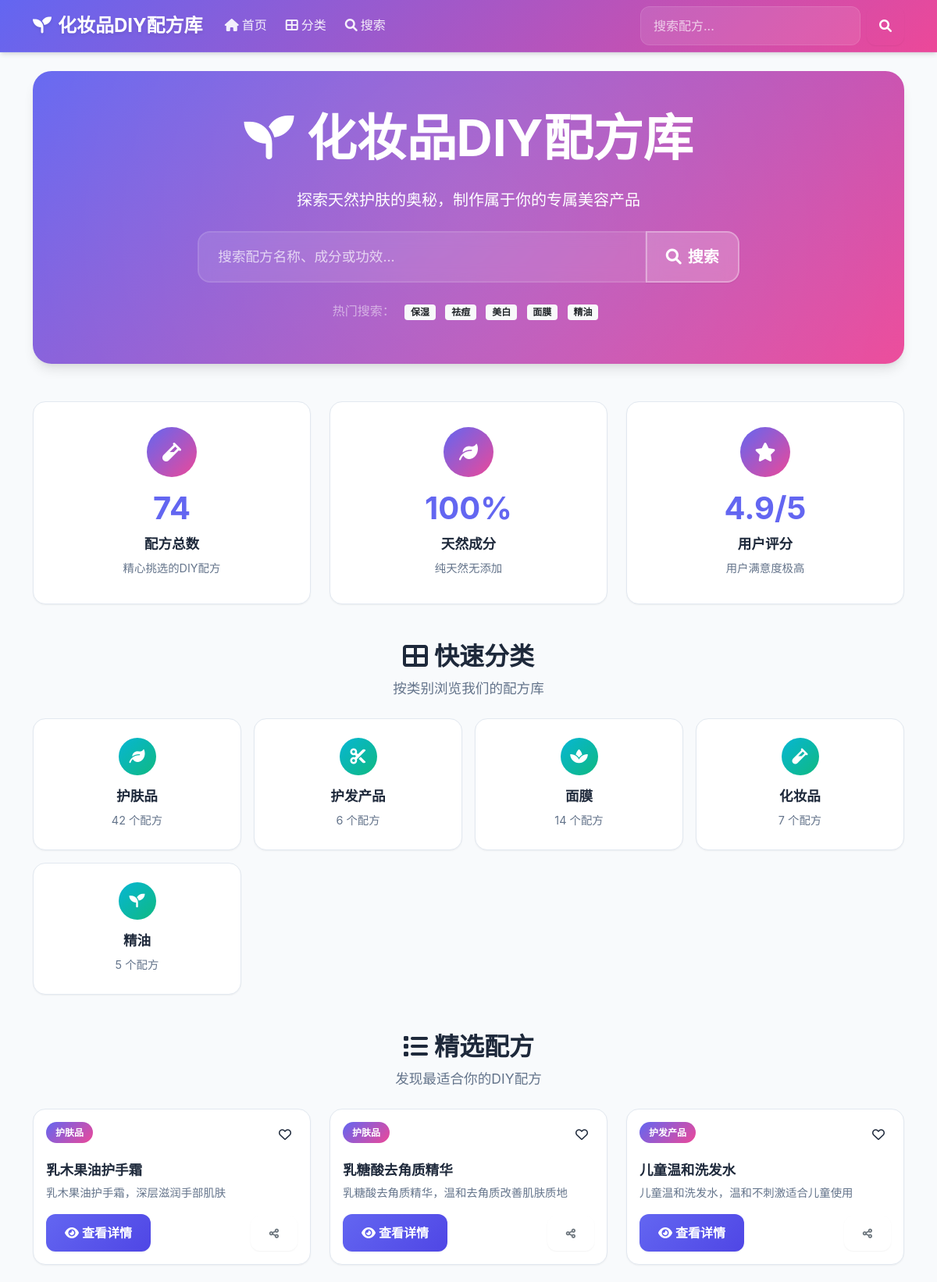
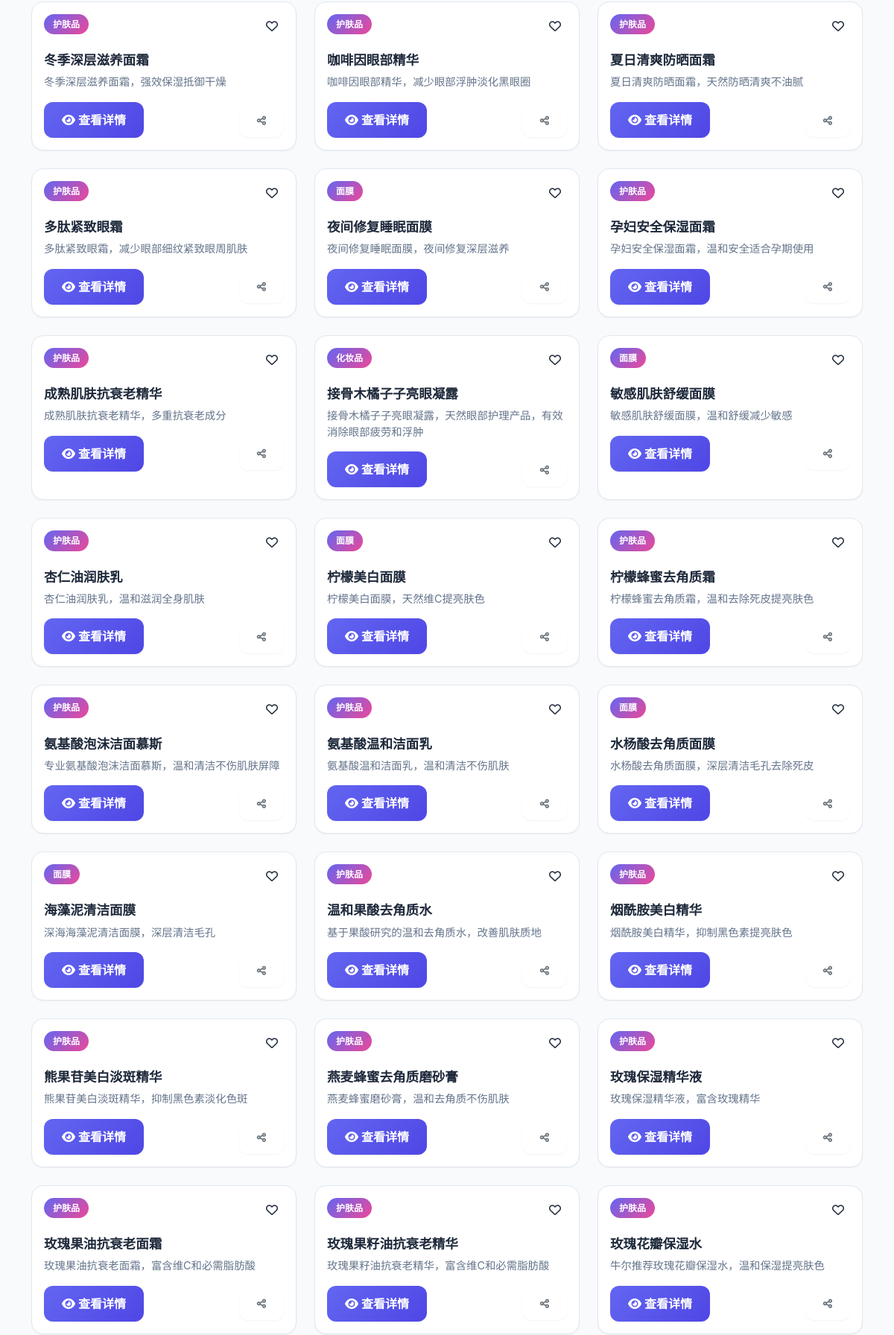
The page / (upper part) on the database its author committed (2 pictures, top to bottom).
### tables this page shows
CREATE TABLE products (
            id INTEGER PRIMARY KEY AUTOINCREMENT,
            name TEXT NOT NULL UNIQUE,
            category TEXT NOT NULL,
            description TEXT,
            created_at TIMESTAMP DEFAULT CURRENT_TIMESTAMP
        );

### web_app.py (the view)
@app.route('/')
def index():
    products = db.search_products()
    return render_template('index.html', products=products)

### extract_pdf_data.py (called while the page is built)
    def search_products(self, keyword: str = "") -> List[Dict]:
        conn = sqlite3.connect(self.db_path)
        cursor = conn.cursor()
        if keyword:
            cursor.execute(
                "SELECT id, name, category, description FROM products WHERE name LIKE ? OR description LIKE ?",
                (f"%{keyword}%", f"%{keyword}%")
            )
        else:
            cursor.execute("SELECT id, name, category, description FROM products ORDER BY name")
        products = []
        for row in cursor.fetchall():
            products.append({
                'id': row[0],
                'name': row[1],
                'category': row[2],
                'description': row[3]
            })
        conn.close()
        return products

### templates/index.html (shortened to what this page needs)
{% extends "base.html" %}
{% block content %}
<div class="hero-section">
    <div class="search-box text-center position-relative">
        <div class="hero-content">
            <h1 class="display-3 mb-4 fw-bold">
                <i class="fas fa-seedling me-3"></i>化妆品DIY配方库
            </h1>
            <p class="lead mb-4 fs-5">探索天然护肤的奥秘，制作属于你的专属美容产品</p>
            <div class="row justify-content-center">
                <div class="col-lg-8">
                    <form action="{{ url_for('search') }}" method="GET" class="search-form">
                        <div class="input-group input-group-lg">
                            <input type="text" class="form-control" name="q"
                                   placeholder="搜索配方名称、成分或功效..."
                                   value="{{ request.args.get('q', '') }}"
                                   autocomplete="off">
                            <button class="btn btn-light" type="submit">
                                <i class="fas fa-search me-2"></i>搜索
                            </button>
                        </div>
                    </form>
                </div>
            </div>
            <div class="quick-search-tags mt-4">
                <span class="text-white-50 me-2">热门搜索：</span>
                <a href="{{ url_for('search', q='保湿') }}" class="badge bg-light text-dark me-2 mb-2">保湿</a>
                <a href="{{ url_for('search', q='祛痘') }}" class="badge bg-light text-dark me-2 mb-2">祛痘</a>
                <a href="{{ url_for('search', q='美白') }}" class="badge bg-light text-dark me-2 mb-2">美白</a>
                <a href="{{ url_for('search', q='面膜') }}" class="badge bg-light text-dark me-2 mb-2">面膜</a>
                <a href="{{ url_for('search', q='精油') }}" class="badge bg-light text-dark me-2 mb-2">精油</a>
            </div>
        </div>
    </div>
</div>
<div class="stats-section mb-5">
    <div class="row g-4">
        <div class="col-md-4">
            <div class="stats-card text-center">
                <div class="stats-icon">
                    <i class="fas fa-vial"></i>
                </div>
                <div class="stats-content">
                    <h3 class="stats-number">{{ products|length }}</h3>
                    <p class="stats-label">配方总数</p>
                    <small class="stats-desc">精心挑选的DIY配方</small>
                </div>
            </div>
        </div>
        <div class="col-md-4">
            <div class="stats-card text-center">
                <div class="stats-icon">
                    <i class="fas fa-leaf"></i>
                </div>
                <div class="stats-content">
                    <h3 class="stats-number">100%</h3>
                    <p class="stats-label">天然成分</p>
                    <small class="stats-desc">纯天然无添加</small>
                </div>
            </div>
        </div>
        <div class="col-md-4">
            <div class="stats-card text-center">
                <div class="stats-icon">
                    <i class="fas fa-star"></i>
                </div>
                <div class="stats-content">
                    <h3 class="stats-number">4.9/5</h3>
                    <p class="stats-label">用户评分</p>
                    <small class="stats-desc">用户满意度极高</small>
                </div>
            </div>
        </div>
    </div>
</div>
<div class="categories-section mb-5">
    <div class="section-header text-center mb-4">
        <h2 class="section-title">
            <i class="fas fa-th-large me-2"></i>快速分类
        </h2>
        <p class="section-subtitle">按类别浏览我们的配方库</p>
    </div>
    <div class="row g-3">
        {% set categories = products|map(attribute='category')|unique|list %}
        {% for category in categories %}
        <div class="col-md-6 col-lg-3">
            <a href="{{ url_for('category_products', category=category) }}"
               class="category-card-link">
                <div class="category-card">
                    <div class="category-icon">
                        {% if category == '护肤品' %}
                        <i class="fas fa-leaf"></i>
                        {% elif category == '面膜' %}
                        <i class="fas fa-spa"></i>
                        {% elif category == '护发产品' %}
                        <i class="fas fa-cut"></i>
                        {% elif category == '精油' %}
                        <i class="fas fa-seedling"></i>
                        {% else %}
                        <i class="fas fa-vial"></i>
                        {% endif %}
                    </div>
                    <div class="category-info">
                        <h5 class="category-name">{{ category }}</h5>
                        <span class="category-count">
                            {{ products|selectattr('category', 'equalto', category)|list|length }} 个配方
                        </span>
                    </div>
                </div>
            </a>
        </div>
        {% endfor %}
    </div>
</div>
<div class="products-section">
    <div class="section-header text-center mb-4">
        <h2 class="section-title">
            <i class="fas fa-list me-2"></i>精选配方
        </h2>
        <p class="section-subtitle">发现最适合你的DIY配方</p>
    </div>
    {% if products %}
    <div class="row g-4">
        {% for product in products %}
        <div class="col-md-6 col-lg-4">
            <div class="product-card">
                <div class="product-header">
                    <div class="product-badge">{{ product.category }}</div>
                    <div class="product-favorite">
                        <i class="far fa-heart"></i>
                    </div>
                </div>
                <div class="product-content">
                    <h5 class="product-title">{{ product.name }}</h5>
                    {% if product.description %}
                    <p class="product-description">
                        {{ product.description[:80] }}{% if product.description|length > 80 %}...{% endif %}
                    </p>
                    {% endif %}
                    <div class="product-actions">
                        <a href="{{ url_for('product_detail', product_id=product.id) }}"
                           class="btn btn-primary">
                            <i class="fas fa-eye me-1"></i>查看详情
                        </a>
                        <button class="btn btn-outline-secondary btn-sm" onclick="shareProduct({{ product.id }})">
                            <i class="fas fa-share-alt"></i>
                        </button>
                    </div>
                </div>
            </div>
        </div>
        {% endfor %}
    </div>
    {% endif %}
</div>
{% endblock %}

### templates/base.html (style rules this page uses)
:root { --primary-color: #6366f1; --primary-dark: #4f46e5; --secondary-color: #ec4899; --success-color: #10b981; --warning-color: #f59e0b; --info-color: #06b6d4; --light-bg: #f8fafc; --dark-bg: #1e293b; --text-primary: #1e293b; --text-secondary: #64748b; --border-color: #e2e8f0; --shadow-sm: 0 1px 2px 0 rgba(0, 0, 0, 0.05); --shadow-md: 0 4px 6px -1px rgba(0, 0, 0, 0.1), 0 2px 4px -1px rgba(0, 0, 0, 0.06); --shadow-lg: 0 10px 15px -3px rgba(0, 0, 0, 0.1), 0 4px 6px -2px rgba(0, 0, 0, 0.05); --shadow-xl: 0 20px 25px -5px rgba(0, 0, 0, 0.1), 0 10px 10px -5px rgba(0, 0, 0, 0.04); }
body { font-family: 'Inter', -apple-system, BlinkMacSystemFont, 'Segoe UI', Roboto, sans-serif; background-color: var(--light-bg); color: var(--text-primary); line-height: 1.6; }
.btn { border-radius: 0.75rem; font-weight: 600; padding: 0.75rem 1.5rem; transition: all 0.3s ease; border: none; box-shadow: var(--shadow-sm); }
.btn-primary { background: linear-gradient(135deg, var(--primary-color) 0%, var(--primary-dark) 100%); border: none; }
.search-box { background: linear-gradient(135deg, var(--primary-color) 0%, var(--secondary-color) 100%); color: white; padding: 3rem 2rem; border-radius: 1.5rem; margin-bottom: 3rem; box-shadow: var(--shadow-lg); position: relative; overflow: hidden; }
.search-box::before { content: ''; position: absolute; top: -50%; left: -50%; width: 200%; height: 200%; background: radial-gradient(circle, rgba(255, 255, 255, 0.1) 0%, transparent 70%); animation: shimmer 3s infinite; }
.search-box .form-control { border: 2px solid rgba(255, 255, 255, 0.2); background-color: rgba(255, 255, 255, 0.1); color: white; border-radius: 1rem; padding: 1rem 1.5rem; font-size: 1.1rem; backdrop-filter: blur(10px); }
.search-box .form-control::placeholder { color: rgba(255, 255, 255, 0.7); }
.search-box .btn-light { background-color: rgba(255, 255, 255, 0.2); border: 2px solid rgba(255, 255, 255, 0.3); color: white; border-radius: 1rem; padding: 1rem 1.5rem; backdrop-filter: blur(10px); }
.fade-in { animation: fadeIn 0.6s ease-in; }

### rows shown on the page
products: category "护肤品", products "42", name "乳木果油护手霜", description "乳木果油护手霜，深层滋润手部肌肤"
products: category "护发产品", products "6", name "儿童温和洗发水", description "儿童温和洗发水，温和不刺激适合儿童使用"
products: category "面膜", products "14", name "夜间修复睡眠面膜", description "夜间修复睡眠面膜，夜间修复深层滋养"
products: category "化妆品", products "7", name "接骨木橘子子亮眼凝露", description "接骨木橘子子亮眼凝露，天然眼部护理产品，有效消除眼部疲劳和浮肿"
products: category "精油", products "5"
products: category "护肤品", name "乳糖酸去角质精华", description "乳糖酸去角质精华，温和去角质改善肌肤质地"
products: category "护肤品", name "冬季深层滋养面霜", description "冬季深层滋养面霜，强效保湿抵御干燥"
products: category "护肤品", name "咖啡因眼部精华", description "咖啡因眼部精华，减少眼部浮肿淡化黑眼圈"
products: category "护肤品", name "夏日清爽防晒面霜", description "夏日清爽防晒面霜，天然防晒清爽不油腻"
products: category "护肤品", name "多肽紧致眼霜", description "多肽紧致眼霜，减少眼部细纹紧致眼周肌肤"
products: category "护肤品", name "孕妇安全保湿面霜", description "孕妇安全保湿面霜，温和安全适合孕期使用"
products: category "护肤品", name "成熟肌肤抗衰老精华", description "成熟肌肤抗衰老精华，多重抗衰老成分"
products: category "面膜", name "敏感肌肤舒缓面膜", description "敏感肌肤舒缓面膜，温和舒缓减少敏感"
products: category "护肤品", name "杏仁油润肤乳", description "杏仁油润肤乳，温和滋润全身肌肤"
products: category "面膜", name "柠檬美白面膜", description "柠檬美白面膜，天然维C提亮肤色"
products: category "护肤品", name "柠檬蜂蜜去角质霜", description "柠檬蜂蜜去角质霜，温和去除死皮提亮肤色"
products: category "护肤品", name "氨基酸泡沫洁面慕斯", description "专业氨基酸泡沫洁面慕斯，温和清洁不伤肌肤屏障"
products: category "护肤品", name "氨基酸温和洁面乳", description "氨基酸温和洁面乳，温和清洁不伤肌肤"
products: category "面膜", name "水杨酸去角质面膜", description "水杨酸去角质面膜，深层清洁毛孔去除死皮"
products: category "面膜", name "海藻泥清洁面膜", description "深海海藻泥清洁面膜，深层清洁毛孔"
products: category "护肤品", name "温和果酸去角质水", description "基于果酸研究的温和去角质水，改善肌肤质地"
products: category "护肤品", name "烟酰胺美白精华", description "烟酰胺美白精华，抑制黑色素提亮肤色"
products: category "护肤品", name "熊果苷美白淡斑精华", description "熊果苷美白淡斑精华，抑制黑色素淡化色斑"
products: category "护肤品", name "燕麦蜂蜜去角质磨砂膏", description "燕麦蜂蜜磨砂膏，温和去角质不伤肌肤"
products: category "护肤品", name "玫瑰保湿精华液", description "玫瑰保湿精华液，富含玫瑰精华"
products: category "护肤品", name "玫瑰果油抗衰老面霜", description "玫瑰果油抗衰老面霜，富含维C和必需脂肪酸"
products: category "护肤品", name "玫瑰果籽油抗衰老精华", description "玫瑰果籽油抗衰老精华，富含维C和必需脂肪酸"
products: category "护肤品", name "玫瑰花瓣保湿水", description "牛尔推荐玫瑰花瓣保湿水，温和保湿提亮肤色"

### other values the page prints
{{ products|length }} "74"
